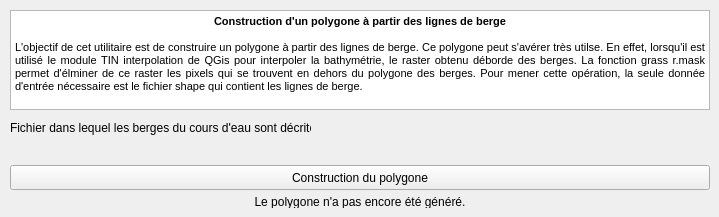
     <widget class="QWidget" name="ConstructionPolygone">
      <attribute name="title">
       <string>Construction du polygone des berges</string>
      </attribute>
      <widget class="QTextBrowser" name="infoPolygoneBerge">
       <property name="geometry">
        <rect>
         <x>10</x>
         <y>10</y>
         <width>700</width>
         <height>100</height>
        </rect>
       </property>
       <property name="html">
        <string>&lt;!DOCTYPE HTML PUBLIC &quot;-//W3C//DTD HTML 4.0//EN&quot; &quot;http://www.w3.org/TR/REC-html40/strict.dtd&quot;&gt;
&lt;html&gt;&lt;head&gt;&lt;meta name=&quot;qrichtext&quot; content=&quot;1&quot; /&gt;&lt;style type=&quot;text/css&quot;&gt;
p, li { white-space: pre-wrap; }
&lt;/style&gt;&lt;/head&gt;&lt;body style=&quot; font-family:'MS Shell Dlg 2'; font-size:8.25pt; font-weight:400; font-style:normal;&quot;&gt;
&lt;p align=&quot;center&quot; style=&quot; margin-top:0px; margin-bottom:0px; margin-left:0px; margin-right:0px; -qt-block-indent:0; text-indent:0px;&quot;&gt;&lt;span style=&quot; font-weight:600;&quot;&gt;Construction d'un polygone à partir des lignes de berge&lt;/span&gt;&lt;/p&gt;
&lt;p style=&quot;-qt-paragraph-type:empty; margin-top:0px; margin-bottom:0px; margin-left:0px; margin-right:0px; -qt-block-indent:0; text-indent:0px;&quot;&gt;&lt;br /&gt;&lt;/p&gt;
&lt;p align=&quot;justify&quot; style=&quot; margin-top:0px; margin-bottom:0px; margin-left:0px; margin-right:0px; -qt-block-indent:0; text-indent:0px;&quot;&gt;L'objectif de cet utilitaire est de construire un polygone à partir des lignes de berge. Ce polygone peut s'avérer très utilse. En effet, lorsqu'il est utilisé le module TIN interpolation de QGis pour interpoler la bathymétrie, le raster obtenu déborde des berges. La fonction grass r.mask permet d'élminer de ce raster les pixels qui se trouvent en dehors du polygone des berges. Pour mener cette opération, la seule donnée d'entrée nécessaire est le fichier shape qui contient les lignes de berge.&lt;/p&gt;&lt;/body&gt;&lt;/html&gt;</string>
       </property>
      </widget>
      <widget class="QLabel" name="infoPolygoneBergeConstruit">
       <property name="geometry">
        <rect>
         <x>10</x>
         <y>195</y>
         <width>700</width>
         <height>13</height>
        </rect>
       </property>
       <property name="text">
        <string>Le polygone n'a pas encore été généré.</string>
       </property>
       <property name="alignment">
        <set>Qt::AlignCenter</set>
       </property>
      </widget>
      <widget class="QPushButton" name="constructionPolygoneBerge">
       <property name="geometry">
        <rect>
         <x>10</x>
         <y>165</y>
         <width>700</width>
         <height>25</height>
        </rect>
       </property>
       <property name="text">
        <string>Construction du polygone</string>
       </property>
      </widget>
      <widget class="QLabel" name="labelFichierBergesPourPolygone">
       <property name="geometry">
        <rect>
         <x>10</x>
         <y>120</y>
         <width>301</width>
         <height>16</height>
        </rect>
       </property>
       <property name="text">
        <string>Fichier dans lequel les berges du cours d'eau sont décrites :</string>
       </property>
      </widget>
      <widget class="QgsFileWidget" name="fichierBergesPourPolygone">
       <property name="geometry">
        <rect>
         <x>10</x>
         <y>135</y>
         <width>700</width>
         <height>30</height>
        </rect>
       </property>
      </widget>
     </widget>
